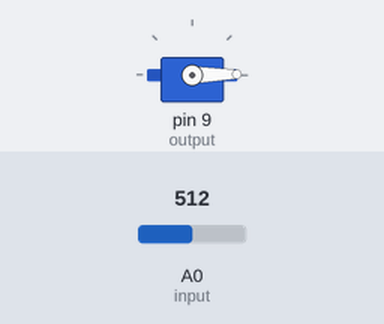
Recording of a sketch running on a simulated Arduino Uno, built with avr-gcc and run on an emulated ATmega328P. On the bench: servo. The inputs (shaded band) are chosen by the test bench; at power-on: A0 (input) = 512. What the sketch prints to the serial monitor is not drawn.

Above: at 0.05 s.
At 2.65 s:
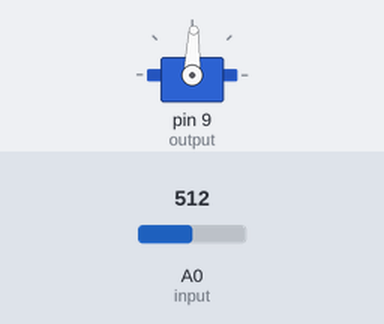
At 5.25 s:
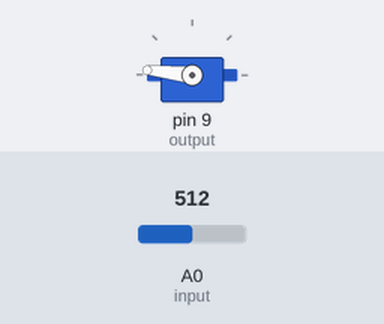
At 10.45 s:
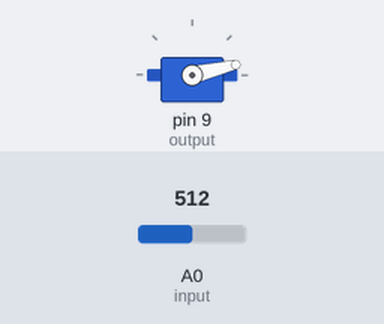
Timing chart, 0 to 14.1 s (numbered marks = the images above):
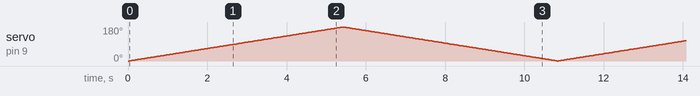

The sketch:

moisture.ino
```cpp
#include<Servo.h>
Servo s;
int input = A0;
int output = 9;
void setup() {
  // put your setup code here, to run once:
  pinMode(input, INPUT);
  pinMode(output, OUTPUT);
  s.attach(output);
  Serial.begin(9600);
}

void loop() {
  // put your main code here, to run repeatedly:
  int val = analogRead(input);
  Serial.println(val);
  //delay(1000);

   { for(int i = 0; i < 180 ; i++)
      {   if( val < 500)
            break;
          s.write(i);
          delay(30);
      }
      for(int i = 180; i>0 ; i--)
      {   if( val < 500)
            break;
          s.write(i);
          delay(30);
      }
   }
}
```
